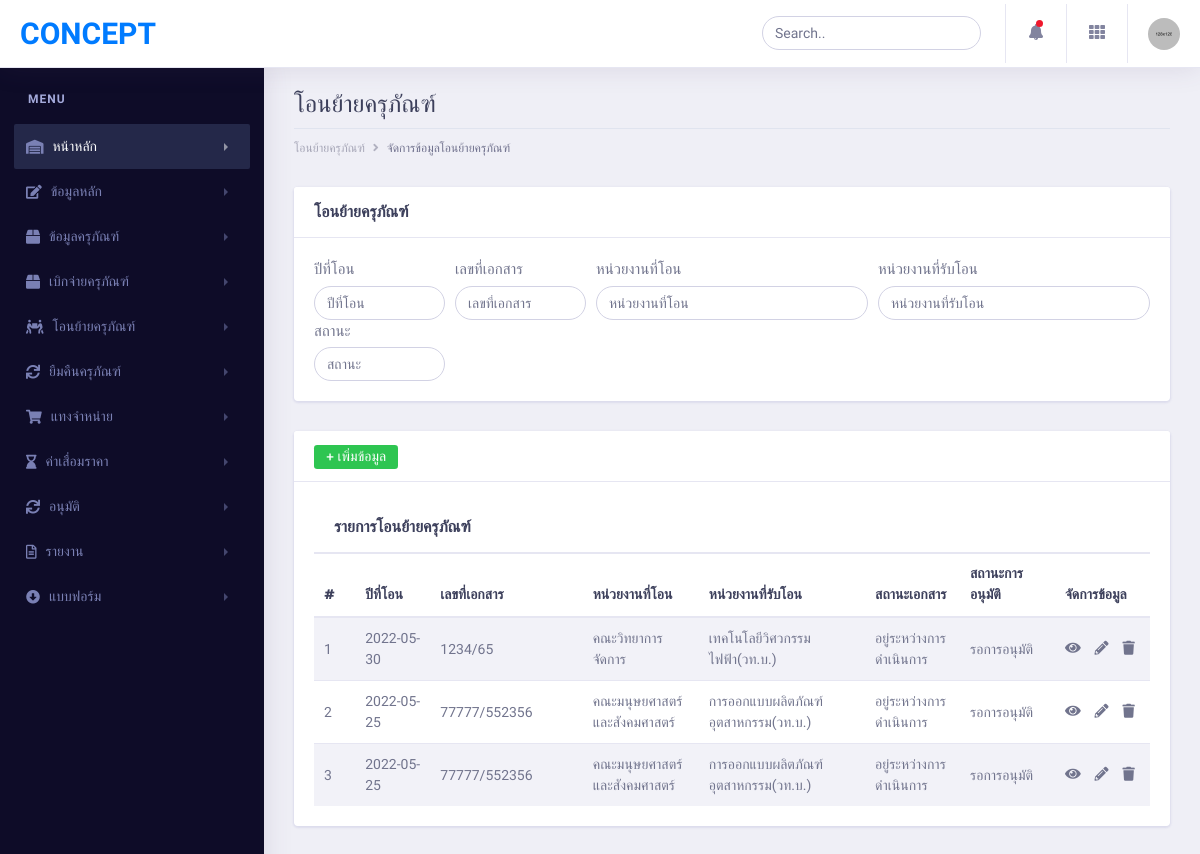
Page /?page=transfer (signed in) on the committed database.
### tables this page shows
CREATE TABLE `transfers` (
  `transfer_id` int(11) NOT NULL AUTO_INCREMENT COMMENT 'รหัสโอนย้ายครุภัณฑ์ ',
  `tr_document_num` varchar(200) NOT NULL COMMENT 'เลขที่เอกสารการโอน\r\n',
  `tr_agency_old` varchar(200) NOT NULL COMMENT 'หน่วยที่โอน',
  `tr_date` date NOT NULL COMMENT 'วันเดือนปีที่โอนย้าย ',
  `tr_agency_new` int(200) NOT NULL COMMENT 'หน่วยที่รับโอน',
  `tr_location` text NOT NULL COMMENT 'ใช้ประจำ(ที่ใหม่)',
  `tr_note` text NOT NULL COMMENT 'หมายเหตุ',
  `tr_branch_old` varchar(200) NOT NULL COMMENT 'สาขาที่โอน',
  `tr_branch_new` varchar(200) NOT NULL COMMENT 'สาขาที่รับโอน',
  `tr_document_status` varchar(1) NOT NULL COMMENT 'สถานะเอกสาร',
  `tr_approve_status` int(1) NOT NULL COMMENT 'สถานะการอนุมัติ',
  PRIMARY KEY (`transfer_id`)
);

CREATE TABLE `agencys` (
  `agency_id` int(11) NOT NULL AUTO_INCREMENT COMMENT 'รหัสประเภทหน่วยงาน	',
  `agency_name` varchar(200) NOT NULL COMMENT 'ประเภทหน่วยงาน',
  `a` int(11) NOT NULL,
  PRIMARY KEY (`agency_id`)
);

CREATE TABLE `branchs` (
  `branch_id` int(11) NOT NULL AUTO_INCREMENT COMMENT 'field of study',
  `branch_name` varchar(200) NOT NULL COMMENT 'ชื่อสาขา',
  `branch_faculty_id` int(200) NOT NULL COMMENT 'รหัสประเภทหน่วยงาน',
  `branch_agency_id` int(10) NOT NULL,
  PRIMARY KEY (`branch_id`)
);

### page/transfer.php (the view, shortened to what this page needs)
<?php
include 'dbconnect.php';
$select_tans = "SELECT transfers.*,agencys.agency_name,branchs.branch_name FROM transfers
INNER JOIN agencys ON agencys.agency_id = transfers.tr_agency_old
INNER JOIN branchs ON branchs.branch_id = transfers.tr_agency_new";
$result = mysqli_query($connect, $select_tans);
?>
<!DOCTYPE html>
<html lang="en">
<head>
</head>
<body>
    <div class="dashboard-wrapper">
        <div class="container-fluid  dashboard-content">
            <div class="row">
                <div class="col-xl-12 col-lg-12 col-md-12 col-sm-12 col-12">
                    <div class="page-header">
                        <h2 class="pageheader-title">โอนย้ายครุภัณฑ์
                        </h2>
                        <div class="page-breadcrumb">
                            <nav aria-label="breadcrumb">
                                <ol class="breadcrumb">
                                    <li class="breadcrumb-item"><a href="#" class="breadcrumb-link">โอนย้ายครุภัณฑ์</a>
                                    </li>
                                    <li class="breadcrumb-item active" aria-current="page">จัดการข้อมูลโอนย้ายครุภัณฑ์
                                    </li>
                                </ol>
                            </nav>
                        </div>
                    </div>
                </div>
            </div>
            <div class="row">
                <div class="col-xl-12 col-lg-12 col-md-12 col-sm-12 col-12">
                    <div class="card">
                        <h4 class="card-header"> <b>โอนย้ายครุภัณฑ์</b></h4>
                        <div class="card-body">
                            <form action="">
                                <div class="form-row">
                                    <div class="col col-lg-2">
                                        <label for="validationCustom03">ปีที่โอน</label>
                                        <input type="text" class="form-control" id="validationCustom03" placeholder="ปีที่โอน" required>
                                    </div>
                                    <div class="col col-lg-2">
                                        <label for="validationCustom04">เลขที่เอกสาร</label>
                                        <input type="text" class="form-control" id="validationCustom04" placeholder="เลขที่เอกสาร" required>
                                    </div>
                                    <div class="col-4">
                                        <label for="validationCustom04">หน่วยงานที่โอน</label>
                                        <input type="text" class="form-control" id="validationCustom04" placeholder="หน่วยงานที่โอน" required>
                                    </div>
                                    <div class="col-4">
                                        <label for="validationCustom03">หน่วยงานที่รับโอน</label>
                                        <input type="text" class="form-control" id="validationCustom03" placeholder="หน่วยงานที่รับโอน" required>
                                    </div>
                                    <div class="col col-lg-2">
                                        <label for="validationCustom03">สถานะ</label>
                                        <input type="text" class="form-control" id="validationCustom03" placeholder="สถานะ" required>
                                    </div>
                                </div>
                            </form>
                        </div>
                    </div>
                </div>
                <div class="col-xl-12 col-lg-12 col-md-12 col-sm-12 col-12">
                    <div class="card">
                        <h4 class="card-header">
                            <a href="?page=add_transfer" class="btn-success btn-sm">+ เพิ่มข้อมูล</a>
                        </h4>
                        <div class="card-body">
                            <h4 class="card-header"> <b>รายการโอนย้ายครุภัณฑ์</b></h4>
                            <div>
                                <div id="DataTables_Table_0_wrapper" class="dataTables_wrapper dt-bootstrap4">
                                    <div class="row">
                                        <div class="col-sm-12">
                                            <table class="table table-striped table-bordered first">
                                                <table class="table table-striped">
                                                    <thead>
                                                        <tr role="row">
                                                            <th style="width: 5px;"><b> # </b></th>
                                                            <th style="width: 40px;"><b>ปีที่โอน</b></th>
                                                            <th style="width: 40px;"><b>เลขที่เอกสาร</b></th>
                                                            <th style="width: 70px;"><b>หน่วยงานที่โอน</b></th>
                                                            <th style="width: 70px;"><b>หน่วยงานที่รับโอน</b></th>
                                                            <th style="width: 70px;"><b>สถานะเอกสาร</b></th>
                                                            <th style="width: 70px;"><b>สถานะการอนุมัติ</b></th>
                                                            <th style="width: 70px;"><b>จัดการข้อมูล</b></th>
                                                        </tr>
                                                    </thead>
                                                    <tbody>
                                                        <?php $i = 1;
                                                        while ($row = mysqli_fetch_assoc($result)) {
                                                            $tr_document_status = $row['tr_document_status'];
                                                            $tr_approve_status = $row['tr_approve_status'];?>
                                                            <tr role="row" class="odd">
                                                                <td><?= $i++; ?></td>
                                                                <td><?= $row['tr_date'] ?></td>
                                                                <td><?= $row['tr_document_num'] ?></td>
                                                                <td><?= $row['agency_name'] ?></td>
                                                                <td><?= $row['branch_name'] ?></td>
                                                                <td><?php if ($tr_document_status == "1") {
                                                                            echo "อยู่ระหว่างการดำเนินการ";
                                                                        } else {
                                                                            echo " ";
                                                                        }
                                                                        ?></td>
                                                                 <td><?php if ($tr_approve_status == "1") {
                                                                            echo "รอการอนุมัติ";
                                                                        } else {
                                                                            echo " ";
                                                                        }
                                                                        ?></td>
                                                                <th>
                                                                    <a href=""><i class="fas fa-eye"> </i></a>&nbsp &nbsp
                                                                    <a href="?page=edit_tranfer&transfer_id=<?= $row['transfer_id'] ?>"><i class="fas fa-pencil-alt"> </i></a>&nbsp &nbsp
                                                                    <a href=""><i class="fa  fa-trash "> </i></a>
                                                                </th>
                                                            </tr>
                                                        <?php } ?>
                                                    </tbody>
                                                </table>
                                        </div>
                                    </div>
                                </div>
                            </div>
                        </div>
                    </div>
                </div>
            </div>
        </div>
    </div>
</html>

### view/head.php (style rules this page uses)
body { font-family: 'IBM Plex Sans Thai', sans-serif; font-family: 'Sarabun', sans-serif; }

### rows in the picture
transfers: tr_date "2022-05-30", tr_document_num "1234/65", agencys.agency_name "คณะวิทยาการจัดการ", branchs.branch_name "เทคโนโลยีวิศวกรรมไฟฟ้า(วท.บ.)", tr_document_status "อยู่ระหว่างการดำเนินการ", tr_approve_status "รอการอนุมัติ"
transfers: tr_date "2022-05-25", tr_document_num "77777/552356", agencys.agency_name "คณะมนุษยศาสตร์และสังคมศาสตร์", branchs.branch_name "การออกแบบผลิตภัณฑ์อุตสาหกรรม(วท.บ.)", tr_document_status "อยู่ระหว่างการดำเนินการ", tr_approve_status "รอการอนุมัติ"
transfers: tr_date "2022-05-25", tr_document_num "77777/552356", agencys.agency_name "คณะมนุษยศาสตร์และสังคมศาสตร์", branchs.branch_name "การออกแบบผลิตภัณฑ์อุตสาหกรรม(วท.บ.)", tr_document_status "อยู่ระหว่างการดำเนินการ", tr_approve_status "รอการอนุมัติ"
